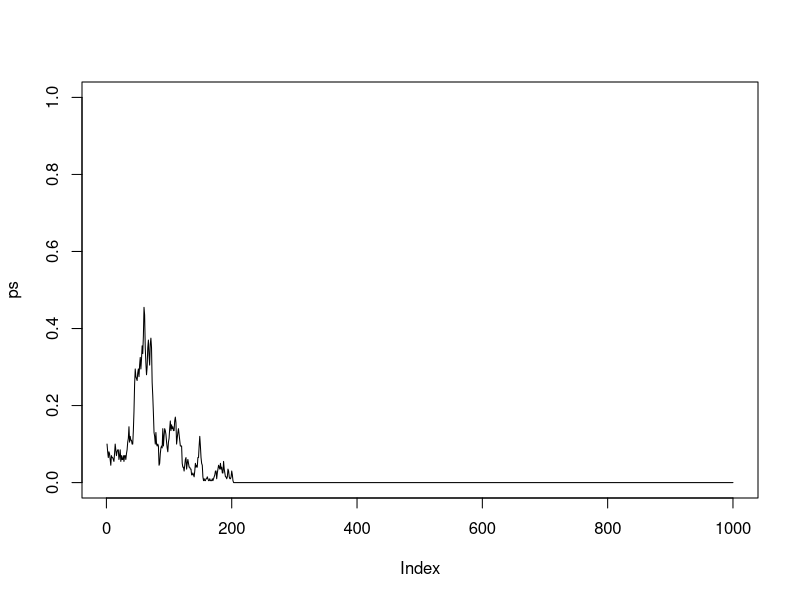
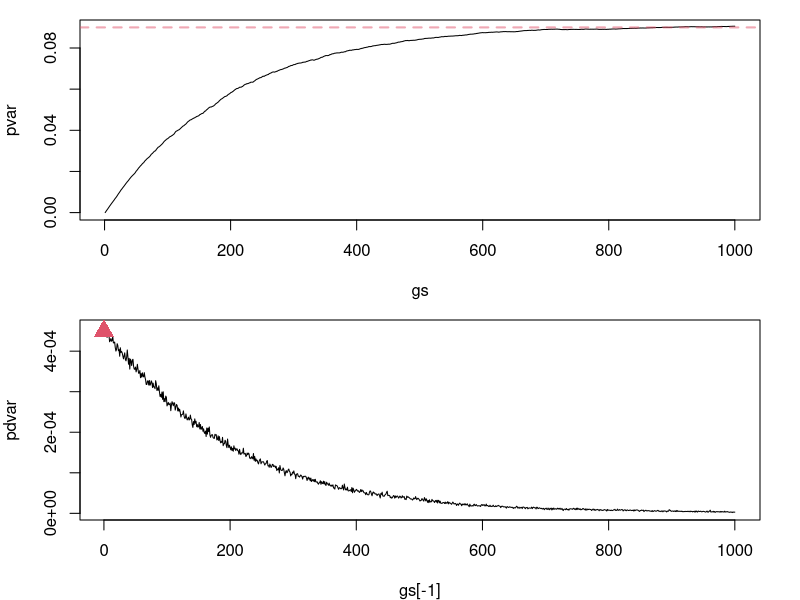

These charts were generated, in order, by the following R code:
n <- 1E2
g <- 1000
gs <- 1:g
p0 <- 0.1
nrep <- 1E4

sim_drift <- function(n, g, p0){
  ps <- rep(NA, g)
  ps[1] <- p0
  
  x <- rbinom(n, 2, ps[1])
  for(i in 2:g){
    ps[i] <- sum(x) / n / 2
    x <- rbinom(n, 2, ps[i])
  }
  
  return(ps)
}

ps <- sim_drift(n, g, p0)
plot(ps, ylim = c(0,1), type = "l")

# pmat <- replicate(nrep, sim_drift(n, g, p0))
pmat <- do.call(cbind, parallel::mclapply(1:nrep, function(i) sim_drift(n, g, p0), mc.cores = 12))
pvar <- apply(pmat, 1, var)
pdmat <- apply(pmat, 2, diff)
pdvar <- apply(pdmat, 1, var)

par(mfrow = c(2,1), mar = c(4,4,1,2))
plot(gs, pvar, type = "l", ylim = range(c(0, p0 * (1-p0))))
abline(h = p0 * (1-p0), lty = 2, col = adjustcolor(2,0.5), lwd = 2)
plot(gs[-1], pdvar, type = "l")
points(0, p0 * (1-p0) / 2 / n, pch = 17, col = 2, cex = 2)

